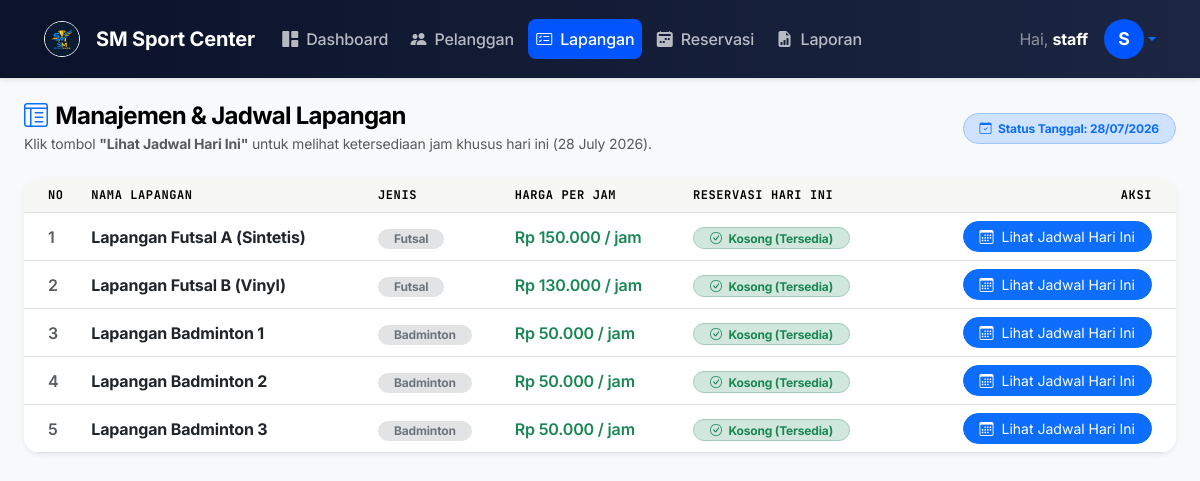
The app's page /lapangan/index.php (signed in) with its own data.
### tables this page shows
CREATE TABLE IF NOT EXISTS `lapangan` (
  `id_lapangan` INT AUTO_INCREMENT PRIMARY KEY,
  `nama_lapangan` VARCHAR(100) NOT NULL,
  `jenis` VARCHAR(50) NOT NULL,  
  `harga_per_jam` INT NOT NULL,
  `status` ENUM('Tersedia', 'Tidak Tersedia') NOT NULL DEFAULT 'Tersedia'
);

### lapangan/index.php (the view, shortened to what this page needs)
<?php
require_once '../config/koneksi.php';
require_once '../includes/header.php';
$hari_ini_formatted = date('d F Y');
$reservasi_per_lapangan = [];
$stmt_lapangan = $koneksi->query("SELECT * FROM lapangan ORDER BY id_lapangan ASC");
$lapangan_list = $stmt_lapangan->fetchAll();
?>
<div class="page-header d-flex justify-content-between align-items-center mb-4">
    <div>
        <h4 class="mb-1"><i class="bi bi-layout-text-window-reverse me-2 text-primary"></i>Manajemen & Jadwal Lapangan</h4>
        <p class="text-muted mb-0 small">Klik tombol <strong>"Lihat Jadwal Hari Ini"</strong> untuk melihat ketersediaan jam khusus hari ini (<?= $hari_ini_formatted ?>).</p>
    </div>
    <span class="badge bg-primary-subtle text-primary border border-primary-subtle px-3 py-2 rounded-pill">
        <i class="bi bi-calendar-check me-1"></i> Status Tanggal: <?= date('d/m/Y') ?>
    </span>
</div>
<div class="card border-0 shadow-sm rounded-4 overflow-hidden">
    <div class="card-body p-0">
        <div class="table-responsive">
            <table class="table table-hover align-middle mb-0">
                <thead class="table-light">
                    <tr>
                        <th class="ps-4">No</th>
                        <th>Nama Lapangan</th>
                        <th>Jenis</th>
                        <th>Harga per Jam</th>
                        <th>Reservasi Hari Ini</th>
                        <th class="text-end pe-4">Aksi</th>
                    </tr>
                </thead>
                <tbody>
                    <?php
                    $no = 1;
                    foreach ($lapangan_list as $row) {
                        $id_lap = $row['id_lapangan'];
                        $list_booking = $reservasi_per_lapangan[$id_lap] ?? [];
                        $jumlah_booking = count($list_booking);
                    ?>
                        <tr>
                            <td class="ps-4 fw-semibold text-muted"><?= $no++ ?></td>
                            <td>
                                <a href="#" class="fw-bold text-decoration-none text-dark hover-primary" data-bs-toggle="modal" data-bs-target="#modalJadwal<?= $id_lap ?>">
                                    <?= htmlspecialchars($row['nama_lapangan']) ?>
                                </a>
                            </td>
                            <td><span class="badge bg-secondary-subtle text-secondary rounded-pill px-3"><?= htmlspecialchars($row['jenis']) ?></span></td>
                            <td class="fw-semibold text-success">Rp <?= number_format($row['harga_per_jam'], 0, ',', '.') ?> / jam</td>
                            <td>
                                <?php if ($jumlah_booking > 0): ?>
                                    <span class="badge bg-info-subtle text-info border border-info-subtle rounded-pill px-3">
                                        <i class="bi bi-clock-history me-1"></i> <?= $jumlah_booking ?> Terisi Hari Ini
                                    </span>
                                <?php else: ?>
                                    <span class="badge bg-success-subtle text-success border border-success-subtle rounded-pill px-3">
                                        <i class="bi bi-check-circle me-1"></i> Kosong (Tersedia)
                                    </span>
                                <?php endif; ?>
                            </td>
                            <td class="text-end pe-4">
                                <button class="btn btn-sm btn-primary rounded-pill px-3" data-bs-toggle="modal" data-bs-target="#modalJadwal<?= $id_lap ?>">
                                    <i class="bi bi-calendar3 me-1"></i> Lihat Jadwal Hari Ini
                                </button>
                            </td>
                        </tr>
                    <?php } ?>
                </tbody>
            </table>
        </div>
    </div>
</div>
<?php require_once '../includes/footer.php'; ?>

### assets/css/style.css (style rules this page uses)
:root { --primary: #0055ff; --on-primary: #ffffff; --canvas: #ffffff; --ink: #000000; --inverse-canvas: #000000; --inverse-ink: #ffffff; --hairline: #e6e6e6; --surface-soft: #f7f7f5; --block-lime: #dceeb1; --block-lilac: #c5b0f4; --block-cream: #f4ecd6; --block-mint: #c8e6cd; --block-navy: #1f1d3d; --font-sans: 'Inter', -apple-system, sans-serif; --font-mono: 'JetBrains Mono', monospace; --rounded-md: 8px; --rounded-lg: 24px; --rounded-pill: 50px; --sidebar-width: 270px; --sidebar-bg: linear-gradient(180deg, #0B132B 0%, #1C2541 100%); --sidebar-border: rgba(255, 255, 255, 0.1); --sidebar-text: #9ca3af; --bg-light: #f8fafc; --transition: 0.2s ease; }
*, *::before, *::after { box-sizing: border-box; margin: 0; padding: 0; }
body { font-family: var(--font-sans); background: var(--canvas); color: var(--ink); font-size: 16px; font-weight: 400; line-height: 1.5; min-height: 100vh; letter-spacing: -0.01em; }
h1, h2, h3, h4, h5, h6 { font-weight: 700; letter-spacing: -0.03em; color: var(--ink); line-height: 1.1; }
.card { border: 1px solid var(--hairline); border-radius: var(--rounded-md); background: #fff; box-shadow: none; }
.card-body { padding: 24px; }
.table th { background: var(--surface-soft); font-family: var(--font-mono); font-size: 0.75rem; text-transform: uppercase; letter-spacing: 0.05em; color: var(--ink); }

### records on screen
lapangan: nama_lapangan "Lapangan Futsal A (Sintetis)", jenis "Futsal", harga_per_jam "150.000", shows "Kosong (Tersedia)"
lapangan: nama_lapangan "Lapangan Futsal B (Vinyl)", jenis "Futsal", harga_per_jam "130.000", shows "Kosong (Tersedia)"
lapangan: nama_lapangan "Lapangan Badminton 1", jenis "Badminton", harga_per_jam "50.000", shows "Kosong (Tersedia)"
lapangan: nama_lapangan "Lapangan Badminton 2", jenis "Badminton", harga_per_jam "50.000", shows "Kosong (Tersedia)"
lapangan: nama_lapangan "Lapangan Badminton 3", jenis "Badminton", harga_per_jam "50.000", shows "Kosong (Tersedia)"

### other values on screen
$_SESSION['username'] "staff"
substr($_SESSION['username'], 0, 1) "S"
